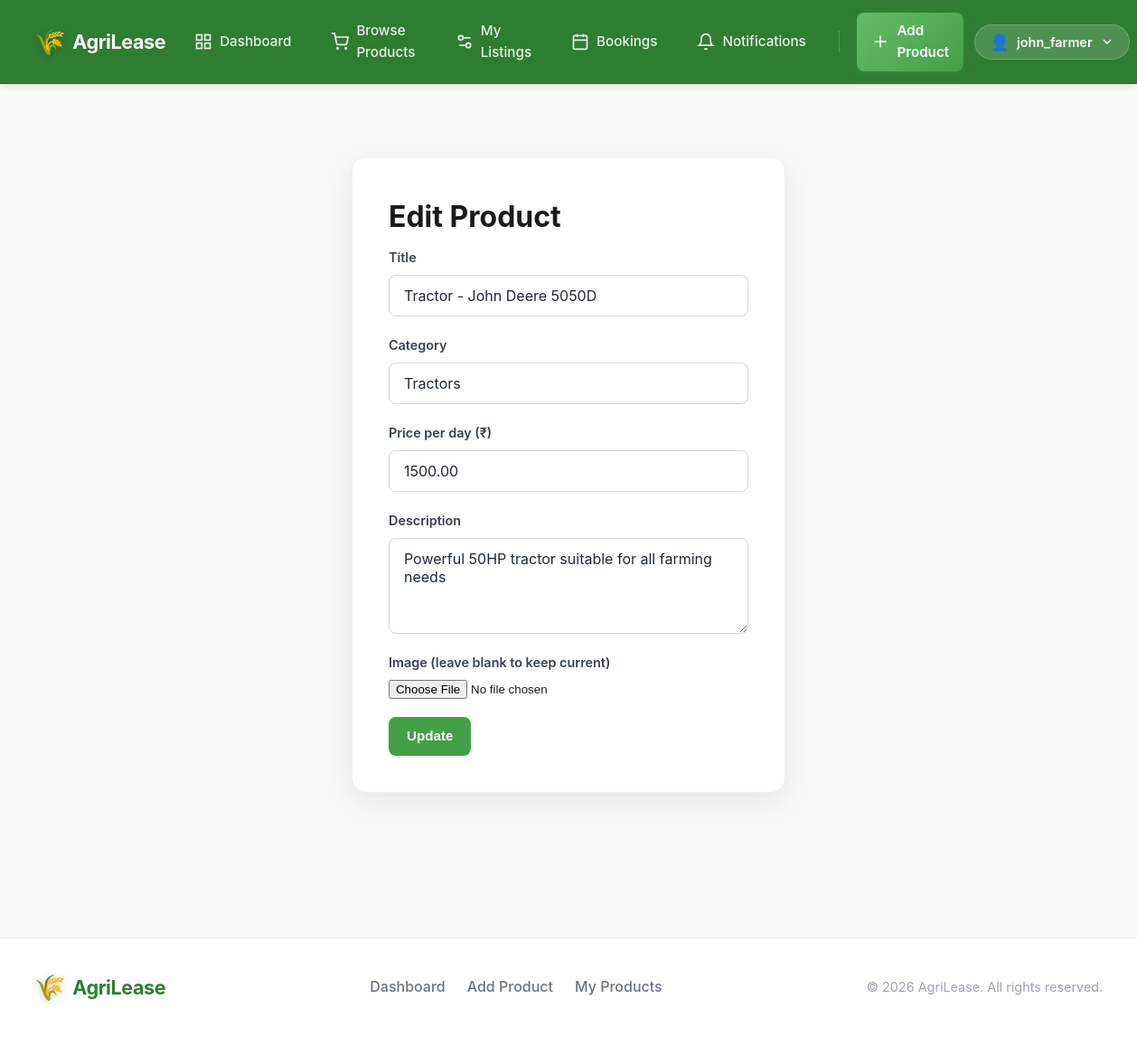
The app's page /edit_product.php?id=1 (signed in) with its own data.
### tables this page shows
CREATE TABLE products (
  id INT AUTO_INCREMENT PRIMARY KEY,
  title VARCHAR(255) NOT NULL,
  description TEXT,
  category VARCHAR(100) DEFAULT 'General',
  price DECIMAL(10, 2) DEFAULT 0,
  image_path VARCHAR(255) DEFAULT NULL,
  location VARCHAR(255) DEFAULT NULL,
  lat DECIMAL(10, 7) DEFAULT NULL,
  lng DECIMAL(10, 7) DEFAULT NULL,
  listed_by INT DEFAULT NULL,
   
   
   
  status ENUM('available', 'booked', 'maintenance') DEFAULT 'available',
  availability ENUM('Available', 'Rented', 'Maintenance') DEFAULT 'Available',
  views INT DEFAULT 0,
  created_at DATETIME DEFAULT CURRENT_TIMESTAMP,
  updated_at DATETIME DEFAULT CURRENT_TIMESTAMP ON UPDATE CURRENT_TIMESTAMP,
  FOREIGN KEY (listed_by) REFERENCES users(id) ON DELETE SET NULL,
  INDEX idx_status (status),
  INDEX idx_availability (availability),
  INDEX idx_category (category),
  INDEX idx_listed_by (listed_by)
);

### edit_product.php (the view, shortened to what this page needs)
<?php
require_once 'includes/auth.php';
$id = (int)$_GET['id'];
$stmt = $pdo->prepare("SELECT * FROM products WHERE id = ? AND listed_by = ?");
$stmt->execute([$id, $_SESSION['user_id']]);
$product = $stmt->fetch();
?>
<?php include 'includes/header.php'; ?>
<div class="container page">
  <div class="form-wrap">
    <h1>Edit Product</h1>
    <form method="post" enctype="multipart/form-data">
      <div class="form-group">
        <label for="title">Title</label>
        <input id="title" name="title" type="text" required value="<?php echo htmlspecialchars($product['title']); ?>">
      </div>
      <div class="form-group">
        <label for="category">Category</label>
        <input id="category" name="category" type="text" value="<?php echo htmlspecialchars($product['category']); ?>">
      </div>
      <div class="form-group">
        <label for="price">Price per day (₹)</label>
        <input id="price" name="price" type="number" step="0.01" min="0" required value="<?php echo htmlspecialchars($product['price']); ?>">
      </div>
      <div class="form-group">
        <label for="description">Description</label>
        <textarea id="description" name="description" rows="4"><?php echo htmlspecialchars($product['description']); ?></textarea>
      </div>
      <div class="form-group">
        <label for="image">Image (leave blank to keep current)</label>
        <input id="image" name="image" type="file" accept="image/*">
      </div>
      <button class="btn" type="submit">Update</button>
    </form>
  </div>
</div>
<?php include 'includes/footer.php'; ?>

### assets/css/style.css (style rules this page uses)
* { box-sizing: border-box; margin: 0; padding: 0; }
html, body { height: 100%; scroll-behavior: smooth; }
body { font-family: -apple-system, BlinkMacSystemFont, "Segoe UI", Roboto, "Helvetica Neue", Arial, sans-serif; color: #1a1a1a; background: #f7faf7; line-height: 1.6; -webkit-font-smoothing: antialiased; -moz-osx-font-smoothing: grayscale; }
.container { width: min(1200px, 94%); margin: 0 auto; }
.btn { display: inline-flex; align-items: center; justify-content: center; gap: 0.5rem; padding: 0.625rem 1.25rem; border: none; border-radius: 8px; font-size: 0.95rem; font-weight: 600; text-decoration: none; cursor: pointer; transition: all 0.2s ease; white-space: nowrap; line-height: 1.5; background: #43a047; color: white; }
.form-wrap { max-width: 480px; margin: 3rem auto; padding: 2.5rem; background: white; border-radius: 16px; box-shadow: 0 10px 30px rgba(0, 0, 0, 0.08); border: 1px solid #e8f5e9; }
.form-wrap h1 { margin: 0 0 0.5rem; font-size: 2rem; color: #1a1a1a; font-weight: 700; }
.form-group, .form-row { display: flex; flex-direction: column; gap: 0.5rem; margin-bottom: 1.25rem; }
label { font-weight: 600; font-size: 0.9rem; color: #374151; }
input[type="text"], input[type="email"], input[type="password"], input[type="tel"], input[type="number"], input[type="date"], textarea, select { width: 100%; padding: 0.75rem 1rem; border: 1.5px solid #d1d5db; border-radius: 8px; background: white; font-size: 1rem; transition: all 0.2s ease; font-family: inherit; color: #1f2937; }
input::placeholder, textarea::placeholder { color: #9ca3af; }
textarea { resize: vertical; min-height: 100px; }
.page { padding: 2rem 0 3rem; animation: fadeIn 0.4s ease; }

### records on screen
products: title "Tractor - John Deere 5050D", category "Tractors", price "1500.00", description "Powerful 50HP tractor suitable for all farming needs"

### other values on screen
$_SESSION['username'] "john_farmer"
